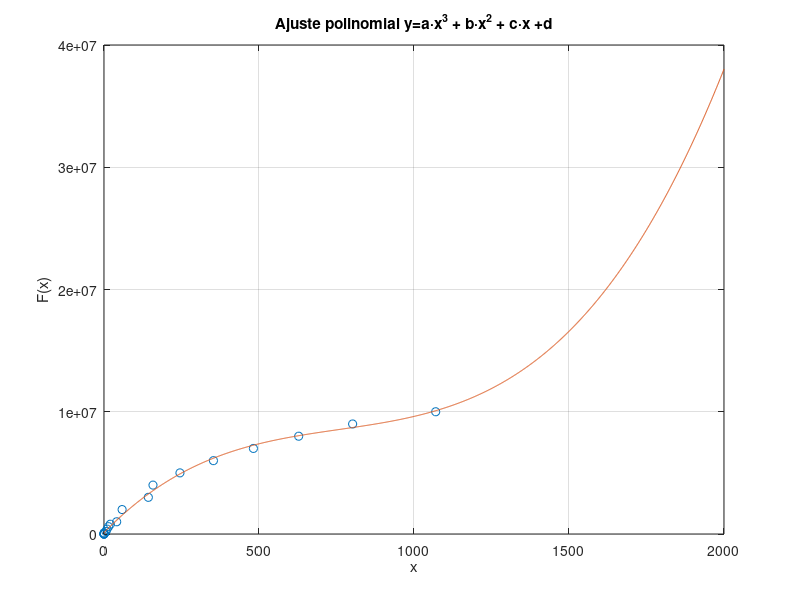

The MATLAB script that drew this image:
%%VALORES DE X (tiempo real en ms)
x = [ 3.41E-05 3.30E-03 1.79E-02 .69E-02 1.64E-01 1.85E-01 6.25E+00 9.85E+00 1.45E+01 2.03E+01 4.09E+01 5.84E+01 1.43E+02 1.58E+02 2.45E+02 3.53E+02 4.82E+02 6.28E+02 8.02E+02 1.07E+03 ];
%%VALORES DE Y (n-pruebas)
y = [ 100 1000 5000 10000 5000 100000 200000 400000 600000 800000 1000000 2000000 3000000 4000000 5000000 6000000 7000000 8000000 9000000 10000000];

%%OBTENER UN POLINOMIO QUE SE AJUSTE A LOS PUNTOS X Y Y
p = polyfit(x,y,3)
a=p(1);
b=p(2);
c=p(3);
d=p(4);
fprintf('f(x)=%fx^3+%fx^2+%fx+%f\n',a,b,c,d);

%%SE CREA UN ESPACIO PARA REALIZAR UNA GRAFICA EN DONDE SE
%%COMPARA LA CURVA AJUSTADA CONTRA LOS VALORES EXPERIMENTALES
xi=linspace(0,2000,2000);      %%ESPACIO DE PUNTOS PARA Xi
z = polyval(p,xi);        %%EVALUACION DE LA CURVA P EN EL ESPACIO Xi

%%SE REALIZA LA FIGURA CORRESPONDIENTE
figure(1);
plot(x,y,'o'),grid;
hold on
plot(xi,z,'-');
hold off
ylabel('F(x)');
xlabel('x');
title('Ajuste polinomial y=a·x^3 + b·x^2 + c·x +d');
